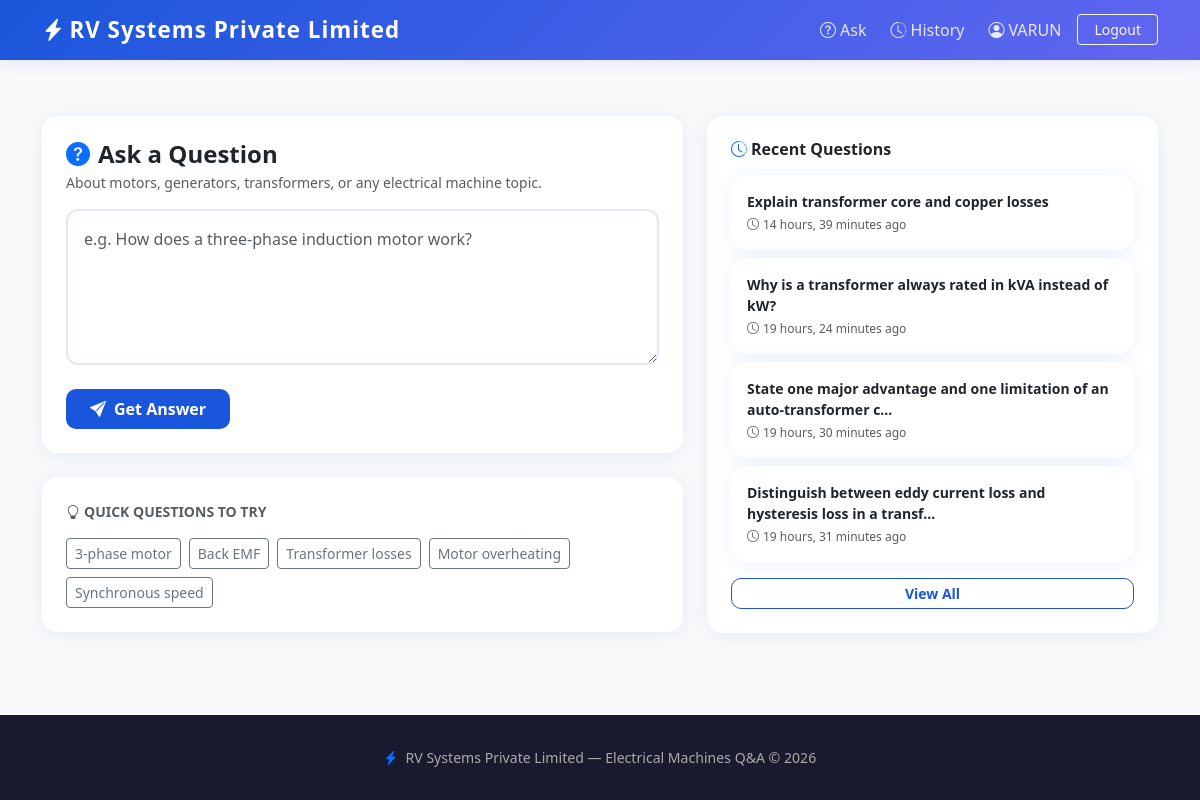
The app's page /ask/ (signed in) with its own data.
### qa/models.py (models this page shows, shortened)
class Question(models.Model):
    user = models.ForeignKey(User, on_delete=models.CASCADE, related_name='questions')
    question = models.TextField()
    answer = models.TextField(blank=True, default='')
    created_at = models.DateTimeField(auto_now_add=True)
    class Meta:
        ordering = ['-created_at']

### qa/views.py (the view)
# urls.py: path('ask/', views.ask_view, name='ask'),
@login_required
def ask_view(request):
    if request.method == 'POST':
        form = QuestionForm(request.POST)
        if form.is_valid():
            q = form.save(commit=False)
            q.user = request.user
            q.answer = get_ai_answer(q.question)
            q.save()
            return redirect('question_detail', pk=q.pk)
    else:
        form = QuestionForm()
    recent = Question.objects.filter(user=request.user)[:5]
    return render(request, 'qa/ask.html', {'form': form, 'recent': recent})

### qa/forms.py
class QuestionForm(forms.ModelForm):
    class Meta:
        model = Question
        fields = ['question']
        widgets = {
            'question': forms.Textarea(attrs={
                'rows': 4,
                'placeholder': 'e.g. How does a three-phase induction motor work?',
            })
        }

### templates/qa/ask.html (shortened to what this page needs)
{% extends 'qa/base.html' %}
{% block content %}
<div class="container py-2 mt-5">
  <div class="row g-4">
    <div class="col-lg-7">
      <div class="card p-4">
        <h4 class="fw-bold mb-1">
          <i class="bi bi-question-circle-fill text-primary me-2"></i>Ask a Question
        </h4>
        <p class="text-muted small mb-3">
          About motors, generators, transformers, or any electrical machine topic.
        </p>
        <form method="post" id="askForm">
          <textarea name="question"
          id="id_question"
          rows="5"
          class="form-control"
          style="border: 2px solid #e0e7ff; border-radius: 12px;
                 padding: 1rem; font-size: 1rem; resize: vertical;
                 transition: border-color 0.2s;"
          placeholder="e.g. How does a three-phase induction motor work?"
          onfocus="this.style.borderColor='#1a56db'; this.style.boxShadow='0 0 0 3px rgba(26,86,219,0.1)'"
          onblur="this.style.borderColor='#e0e7ff'; this.style.boxShadow='none'"></textarea>
          <button type="submit" class="btn btn-primary px-4 py-2 mt-4" id="submitBtn">
            <i class="bi bi-send-fill me-2"></i>Get Answer
          </button>
        </form>
      </div>
      <div class="card p-4 mt-4">
        <p class="fw-bold text-muted small mb-3">
          <i class="bi bi-lightbulb me-1"></i>QUICK QUESTIONS TO TRY
        </p>
        <div class="d-flex flex-wrap gap-2">
          <button class="btn btn-outline-secondary btn-sm sample-q"
            data-q="How does a 3-phase induction motor work?">
            3-phase motor
          </button>
          <button class="btn btn-outline-secondary btn-sm sample-q"
            data-q="What is back EMF in a DC motor?">
            Back EMF
          </button>
          <button class="btn btn-outline-secondary btn-sm sample-q"
            data-q="Explain transformer core and copper losses">
            Transformer losses
          </button>
          <button class="btn btn-outline-secondary btn-sm sample-q"
            data-q="What causes a motor to overheat?">
            Motor overheating
          </button>
          <button class="btn btn-outline-secondary btn-sm sample-q"
            data-q="What is synchronous speed?">
            Synchronous speed
          </button>
        </div>
      </div>
    </div>
    <div class="col-lg-5">
      <div class="card p-4">
        <h6 class="fw-bold mb-3">
          <i class="bi bi-clock-history text-primary me-1"></i>Recent Questions
        </h6>
        {% for q in recent %}
          <a href="{% url 'question_detail' q.pk %}"
             class="d-block text-decoration-none mb-2">
            <div class="card p-3 question-card">
              <p class="mb-1 text-dark small fw-semibold">
                {{ q.question|truncatechars:70 }}
              </p>
              <span class="text-muted" style="font-size:.75rem">
                <i class="bi bi-clock me-1"></i>{{ q.created_at|timesince }} ago
              </span>
            </div>
          </a>
        {% empty %}
          <p class="text-muted small">No questions yet — ask your first one!</p>
        {% endfor %}
        {% if recent %}
          <a href="{% url 'history' %}"
             class="btn btn-outline-primary btn-sm w-100 mt-2">
            View All
          </a>
        {% endif %}
      </div>
    </div>
  </div>
</div>
{% endblock %}

### templates/qa/base.html (shortened to what this page needs)
<!DOCTYPE html>
<html lang="en">
<head>
  <link href="https://cdn.jsdelivr.net/npm/bootstrap@5.3.0/dist/css/bootstrap.min.css" rel="stylesheet">
  <link href="https://cdn.jsdelivr.net/npm/bootstrap-icons@1.11.0/font/bootstrap-icons.css" rel="stylesheet">
</head>
<body class="bg-light d-flex flex-column min-vh-100">
<nav class="navbar navbar-expand-lg navbar-dark">
  <div class="container">
    <a class="navbar-brand text-white" href="{% url 'home' %}">
      <i class="bi bi-lightning-charge-fill me-1"></i>RV Systems Private Limited
    </a>
    <div class="collapse navbar-collapse" id="nav">
      <ul class="navbar-nav ms-auto align-items-lg-center gap-2">
        {% if user.is_authenticated %}
          <li class="nav-item">
            <a class="nav-link" href="{% url 'ask' %}">
              <i class="bi bi-question-circle me-1"></i>Ask
            </a>
          </li>
          <li class="nav-item">
            <a class="nav-link" href="{% url 'history' %}">
              <i class="bi bi-clock-history me-1"></i>History
            </a>
          </li>
          <li class="nav-item">
            <span class="nav-link text-white-50">
              <i class="bi bi-person-circle me-1"></i>{{ user.username }}
            </span>
          </li>
          <li class="nav-item">
            <a class="btn btn-outline-light btn-sm px-3"
               href="{% url 'logout' %}">Logout</a>
          </li>
        {% endif %}
      </ul>
    </div>
  </div>
</nav>
<div class="flex-grow-1">
  {% block content %}{% endblock %}
</div>
<footer>
  <div class="container text-center ">
    <p class="mb-0">
      <i class="bi bi-lightning-charge-fill text-primary me-1"></i>
      RV Systems Private Limited — Electrical Machines Q&A &copy; 2026
    </p>
  </div>
</footer>
</body>
</html>

### templates/qa/base.html (style rules this page uses)
body { background: #f0f4ff; font-family: 'Segoe UI', sans-serif; }
.navbar-brand { font-weight: 800; font-size: 1.4rem; letter-spacing: 1px; }
.navbar { background: linear-gradient(135deg, #1a56db, #6366f1); box-shadow: 0 2px 16px rgba(99,102,241,0.15); }
.card { border: none; border-radius: 16px; box-shadow: 0 2px 20px rgba(26,86,219,0.08); }
.btn-primary { background: #1a56db; border: none; border-radius: 10px; font-weight: 600; }
.btn-outline-primary { border-color: #1a56db; color: #1a56db; border-radius: 10px; font-weight: 600; }
.form-control, .form-select { border-radius: 10px; border: 1.5px solid #e0e7ff; padding: .7rem 1rem; }
.nav-link { color: rgba(255,255,255,0.85) !important; font-weight: 500; }
textarea.form-control { border: 1.5px solid #e0e7ff; resize: vertical; }
footer { background: #1a1a2e; color: #aaa; padding: 2rem 0; margin-top: 4rem; font-size: .88rem; }

### records on screen
Question: question "Explain transformer core and copper losses", created_at "14 hours, 39 minutes"
Question: question "Why is a transformer always rated in kVA instead of kW?", created_at "19 hours, 24 minutes"
Question: question "State one major advantage and one limitation of an auto-transformer c…", created_at "19 hours, 30 minutes"
Question: question "Distinguish between eddy current loss and hysteresis loss in a transf…", created_at "19 hours, 31 minutes"

### other values on screen
{{ user.username }} "VARUN"
